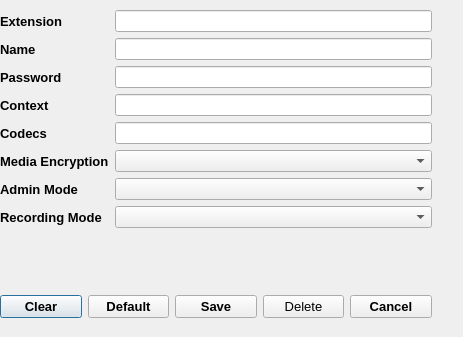
<?xml version="1.0" encoding="UTF-8"?>
<ui version="4.0">
 <class>DlgExtensionConf</class>
 <widget class="QDialog" name="DlgExtensionConf">
  <property name="geometry">
   <rect>
    <x>0</x>
    <y>0</y>
    <width>463</width>
    <height>337</height>
   </rect>
  </property>
  <property name="windowTitle">
   <string>Extension Configuration</string>
  </property>
  <widget class="QWidget" name="layoutWidget">
   <property name="geometry">
    <rect>
     <x>0</x>
     <y>10</y>
     <width>432</width>
     <height>308</height>
    </rect>
   </property>
   <layout class="QVBoxLayout" name="verticalLayout">
    <item>
     <layout class="QFormLayout" name="formExtensionConf">
      <item row="0" column="0">
       <widget class="QLabel" name="lvlExtension">
        <property name="font">
         <font>
          <family>Cantarell</family>
          <pointsize>10</pointsize>
          <weight>75</weight>
          <bold>true</bold>
         </font>
        </property>
        <property name="text">
         <string>Extension</string>
        </property>
       </widget>
      </item>
      <item row="0" column="1">
       <widget class="QLineEdit" name="leExtionsion"/>
      </item>
      <item row="1" column="0">
       <widget class="QLabel" name="lblName">
        <property name="font">
         <font>
          <family>Cantarell</family>
          <pointsize>10</pointsize>
          <weight>75</weight>
          <bold>true</bold>
         </font>
        </property>
        <property name="text">
         <string>Name</string>
        </property>
       </widget>
      </item>
      <item row="1" column="1">
       <widget class="QLineEdit" name="leName"/>
      </item>
      <item row="2" column="0">
       <widget class="QLabel" name="lblPassword">
        <property name="font">
         <font>
          <family>Cantarell</family>
          <pointsize>10</pointsize>
          <weight>75</weight>
          <bold>true</bold>
         </font>
        </property>
        <property name="text">
         <string>Password</string>
        </property>
       </widget>
      </item>
      <item row="2" column="1">
       <widget class="QLineEdit" name="lePassword"/>
      </item>
      <item row="3" column="0">
       <widget class="QLabel" name="lblContext">
        <property name="font">
         <font>
          <family>Cantarell</family>
          <pointsize>10</pointsize>
          <weight>75</weight>
          <bold>true</bold>
         </font>
        </property>
        <property name="text">
         <string>Context</string>
        </property>
       </widget>
      </item>
      <item row="3" column="1">
       <widget class="QLineEdit" name="leContext"/>
      </item>
      <item row="4" column="0">
       <widget class="QLabel" name="lblCodec">
        <property name="font">
         <font>
          <family>Cantarell</family>
          <pointsize>10</pointsize>
          <weight>75</weight>
          <bold>true</bold>
         </font>
        </property>
        <property name="text">
         <string>Codecs</string>
        </property>
       </widget>
      </item>
      <item row="5" column="0">
       <widget class="QLabel" name="lblMedEnc">
        <property name="font">
         <font>
          <family>Cantarell</family>
          <pointsize>10</pointsize>
          <weight>75</weight>
          <bold>true</bold>
         </font>
        </property>
        <property name="text">
         <string>Media Encryption</string>
        </property>
       </widget>
      </item>
      <item row="6" column="0">
       <widget class="QLabel" name="lblAdminMode">
        <property name="font">
         <font>
          <family>Cantarell</family>
          <pointsize>10</pointsize>
          <weight>75</weight>
          <bold>true</bold>
         </font>
        </property>
        <property name="text">
         <string>Admin Mode</string>
        </property>
       </widget>
      </item>
      <item row="7" column="0">
       <widget class="QLabel" name="lblRecMode">
        <property name="font">
         <font>
          <family>Cantarell</family>
          <pointsize>10</pointsize>
          <weight>75</weight>
          <bold>true</bold>
         </font>
        </property>
        <property name="text">
         <string>Recording Mode</string>
        </property>
       </widget>
      </item>
      <item row="4" column="1">
       <widget class="QLineEdit" name="leCodec"/>
      </item>
      <item row="5" column="1">
       <widget class="QComboBox" name="cbMediaEncry"/>
      </item>
      <item row="6" column="1">
       <widget class="QComboBox" name="cbAdminMode"/>
      </item>
      <item row="7" column="1">
       <widget class="QComboBox" name="cbRecMode"/>
      </item>
     </layout>
    </item>
    <item>
     <layout class="QHBoxLayout" name="horizontalLayout">
      <item>
       <widget class="QPushButton" name="pbClear">
        <property name="font">
         <font>
          <family>Cantarell</family>
          <pointsize>10</pointsize>
          <weight>75</weight>
          <bold>true</bold>
         </font>
        </property>
        <property name="text">
         <string>Clear</string>
        </property>
       </widget>
      </item>
      <item>
       <widget class="QPushButton" name="pbDefault">
        <property name="font">
         <font>
          <family>Cantarell</family>
          <pointsize>10</pointsize>
          <weight>75</weight>
          <bold>true</bold>
         </font>
        </property>
        <property name="text">
         <string>Default</string>
        </property>
       </widget>
      </item>
      <item>
       <widget class="QPushButton" name="pbSave">
        <property name="font">
         <font>
          <family>Cantarell</family>
          <pointsize>10</pointsize>
          <weight>75</weight>
          <bold>true</bold>
         </font>
        </property>
        <property name="text">
         <string>Save</string>
        </property>
       </widget>
      </item>
      <item>
       <widget class="QPushButton" name="pbDelete">
        <property name="font">
         <font>
          <pointsize>10</pointsize>
         </font>
        </property>
        <property name="text">
         <string>Delete</string>
        </property>
       </widget>
      </item>
      <item>
       <widget class="QPushButton" name="pbCancel">
        <property name="font">
         <font>
          <family>Cantarell</family>
          <pointsize>10</pointsize>
          <weight>75</weight>
          <bold>true</bold>
         </font>
        </property>
        <property name="text">
         <string>Cancel</string>
        </property>
       </widget>
      </item>
     </layout>
    </item>
   </layout>
  </widget>
 </widget>
 <resources/>
 <connections>
  <connection>
   <sender>pbCancel</sender>
   <signal>clicked()</signal>
   <receiver>DlgExtensionConf</receiver>
   <slot>close()</slot>
   <hints>
    <hint type="sourcelabel">
     <x>370</x>
     <y>308</y>
    </hint>
    <hint type="destinationlabel">
     <x>429</x>
     <y>315</y>
    </hint>
   </hints>
  </connection>
 </connections>
</ui>
